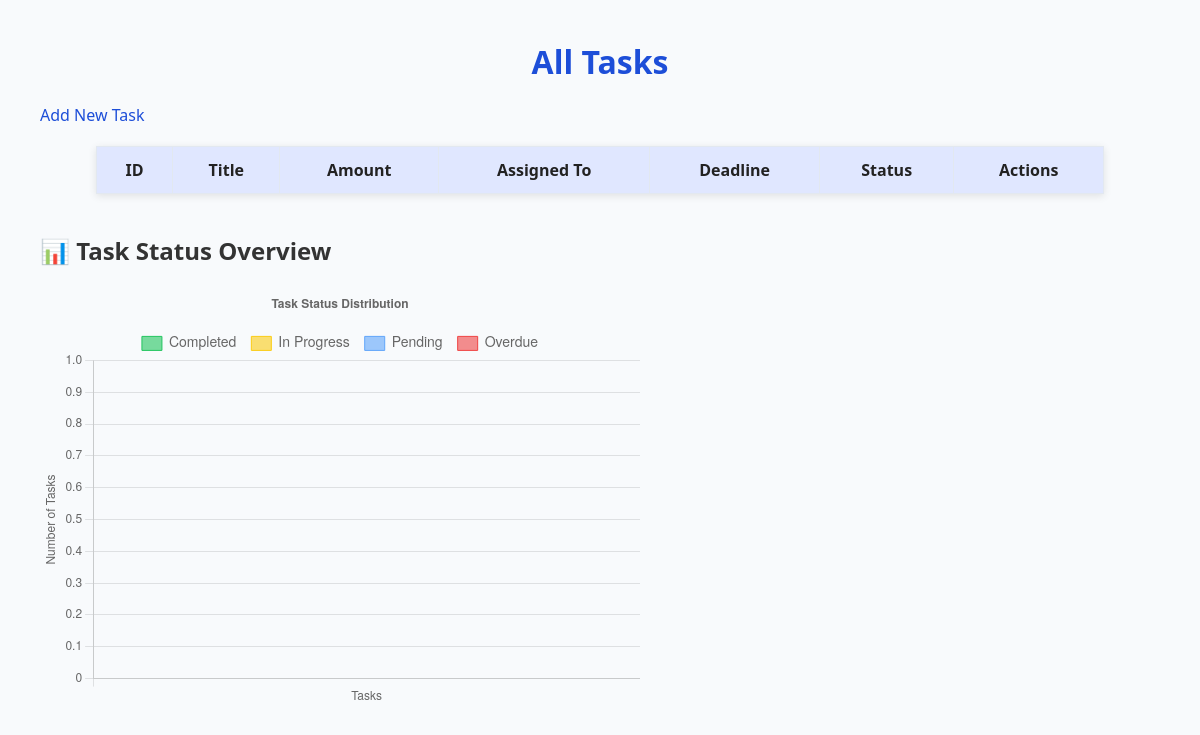
Before: / with the older database file.
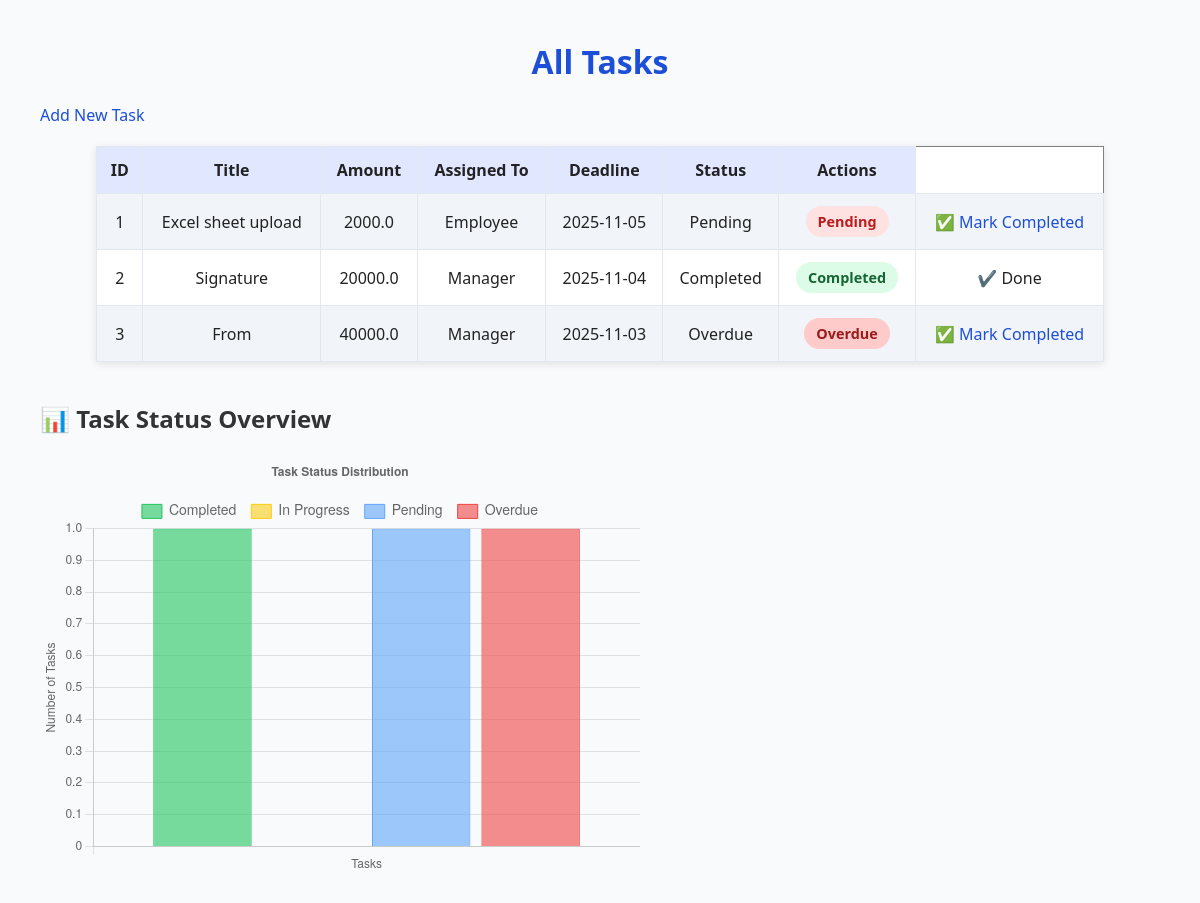
After: the same page with the newer database file.
### models.py (models this page shows)
class Task(db.Model):
    id = db.Column(db.Integer, primary_key=True)
    title = db.Column(db.String(200), nullable=False)
    amount = db.Column(db.Float, nullable=False)
    assigned_to = db.Column(db.String(100))
    deadline = db.Column(db.Date, nullable=False)   # <-- New column
    status = db.Column(db.String(50), default="Pending")

### app.py (the view)
@app.route('/')
def index():
    tasks = Task.query.all()
    today = datetime.today().date()
    for task in tasks:
        if task.deadline and task.deadline < today and task.status.lower() != "completed":
            task.status = "Overdue"
    db.session.commit()
    completed_count = Task.query.filter(Task.status.ilike('completed')).count()
    progress_count = Task.query.filter(Task.status.ilike('in progress')).count()
    pending_count = Task.query.filter(Task.status.ilike('pending')).count()
    overdue_count = Task.query.filter(Task.status.ilike('overdue')).count()
    return render_template(
        'index.html',
        tasks=tasks,
        completed_count=completed_count,
        progress_count=progress_count,
        pending_count=pending_count,
        overdue_count=overdue_count
    )

### app.py (called while the page is built)
@app.before_request
def create_tables():
    db.create_all()

### templates/index.html (shortened to what this page needs)
<!DOCTYPE html>
<html lang="en">
<head>
  <link rel="stylesheet" href="{{ url_for('static', filename='style.css') }}">
</head>
<body>
  <h1>All Tasks</h1>
  <a href="/add">Add New Task</a>
  <table border="1" cellpadding="8">
    <tr>
      <th>ID</th><th>Title</th><th>Amount</th><th>Assigned To</th><th>Deadline</th><th>Status</th><th>Actions</th>
    </tr>
    {% for task in tasks %}
    <tr>
      <td>{{ task.id }}</td>
      <td>{{ task.title }}</td>
      <td>{{ task.amount }}</td>
      <td>{{ task.assigned_to }}</td>
      <td>{{ task.deadline }}</td>
      <td>{{ task.status }}</td>
      <td>
  {% if task.status.lower() == 'completed' %}
    <span class="status status-completed">{{ task.status }}</span>
  {% elif task.status.lower() in ['in progress', 'progress'] %}
    <span class="status status-progress">{{ task.status }}</span>
  {% elif task.status.lower() == 'overdue' %}
    <span class="status status-overdue">{{ task.status }}</span>
  {% else %}
    <span class="status status-pending">{{ task.status }}</span>
  {% endif %}
</td>
<td>
      {% if task.status != "Completed" %}
        <a href="/complete/{{ task.id }}">✅ Mark Completed</a>
      {% else %}
        ✔️ Done
      {% endif %}
    </td>
    </tr>
    {% endfor %}
  </table>
<h2>📊 Task Status Overview</h2>
<canvas id="taskChart" width="400" height="150"></canvas>
<script>
  const ctx = document.getElementById('taskChart');
  const data = {
    labels: ['Tasks'],
    datasets: [
      {
        label: 'Completed',
        data: [{{ completed_count }}],
        backgroundColor: 'rgba(34,197,94,0.6)',   // Green
        borderColor: 'rgba(34,197,94,1)',
        borderWidth: 1
      },
      {
        label: 'In Progress',
        data: [{{ progress_count }}],
        backgroundColor: 'rgba(250,204,21,0.6)',  // Yellow
        borderColor: 'rgba(250,204,21,1)',
        borderWidth: 1
      },
      {
        label: 'Pending',
        data: [{{ pending_count }}],
        backgroundColor: 'rgba(96,165,250,0.6)',  // Blue
        borderColor: 'rgba(96,165,250,1)',
        borderWidth: 1
      },
      {
        label: 'Overdue',
        data: [{{ overdue_count }}],
        backgroundColor: 'rgba(239,68,68,0.6)',   // Red
        borderColor: 'rgba(239,68,68,1)',
        borderWidth: 1
      }
    ]
  };
  const config = {
    type: 'bar',
    data: data,
    options: {
      responsive: true,
      plugins: {
        title: {
          display: true,
          text: 'Task Status Distribution'
        },
        legend: {
          display: true,
          position: 'top',
          labels: {
            boxWidth: 20,
            padding: 15,
            font: {
              size: 14
            }
          }
        }
      },
      scales: {
        y: {
          beginAtZero: true,
          title: {
            display: true,
            text: 'Number of Tasks'
          }
        }
      }
    }
  };
  new Chart(ctx, config);
</script>
</body>
</html>

### static/style.css (style rules this page uses)
body { font-family: "Segoe UI", Arial, sans-serif; background-color: #f8fafc; margin: 40px; color: #222; }
h1 { color: #1d4ed8; text-align: center; }
a { color: #1d4ed8; text-decoration: none; }
table { width: 90%; margin: 20px auto; border-collapse: collapse; box-shadow: 0 2px 8px rgba(0, 0, 0, 0.1); background-color: #fff; }
th, td { border: 1px solid #e2e8f0; padding: 12px; text-align: center; }
th { background-color: #e0e7ff; font-weight: 600; }
tr:nth-child(even) { background-color: #f1f5f9; }
.status { padding: 6px 12px; border-radius: 20px; font-weight: 600; font-size: 0.9em; display: inline-block; }
.status-pending { background-color: #fee2e2; color: #b91c1c; }
.status-completed { background-color: #dcfce7; color: #166534; }
.status-overdue { background-color: #fecaca; color: #991b1b; }
h2 { margin-top: 40px; color: #333; }
canvas { margin-top: 10px; max-width: 600px; }

Changed rows visible on the page:
added Task: id "1", title "Excel sheet upload", amount "2000.0", assigned_to "Employee", deadline "2025-11-05", status "Pending"
added Task: id "2", title "Signature", amount "20000.0", assigned_to "Manager", deadline "2025-11-04", status "Completed", shows "✔️ Done"
added Task: id "3", title "From", amount "40000.0", assigned_to "Manager", deadline "2025-11-03", status "Overdue"
Other visible differences:
chart data {{ completed_count }}: 0 → 1
chart data {{ pending_count }}: 0 → 1
chart data {{ overdue_count }}: 0 → 1
